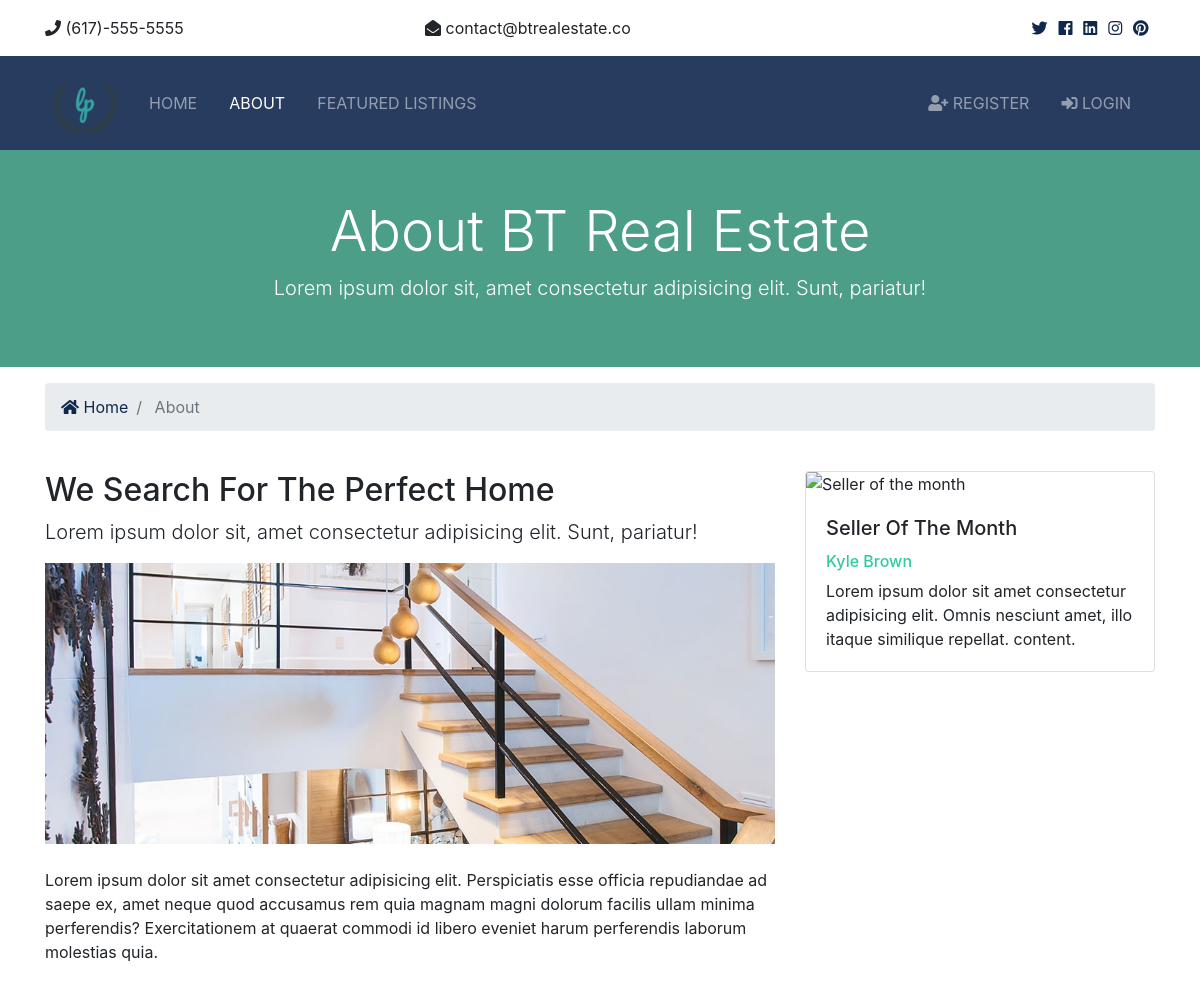
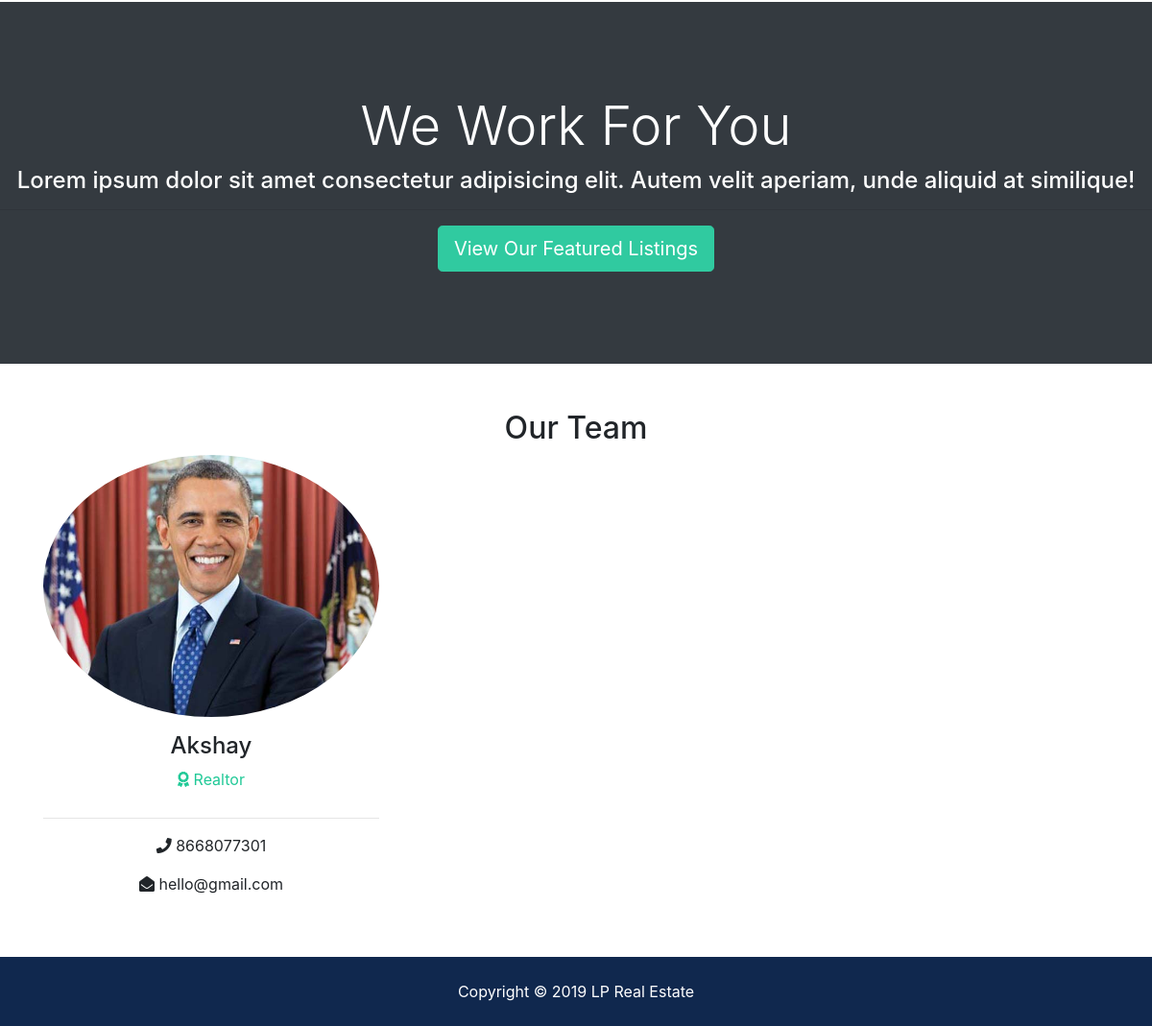
The page /about/ on the database its author committed (2 pictures, top to bottom).
### realtors/models.py (models this page shows, shortened)
class Realtor(models.Model):
  name = models.CharField(max_length=200)
  photo = models.ImageField(upload_to='photos/%Y/%m/%d/')
  description = models.TextField(blank=True)
  phone = models.CharField(max_length=20)
  email = models.CharField(max_length=50)
  is_mvp = models.BooleanField(default=False)
  hire_date = models.DateTimeField(default=datetime.now, blank=True)

### pages/views.py (the view)
# urls.py: path('about/',views.about, name='about'),
def about(request):
    realtors = Realtor.objects.order_by('-hire_date')
    mvp_realtor = Realtor.objects.all().filter(is_mvp=True)
    context = {
        'realtors':realtors,
        'mvp':mvp_realtor
    }
    return render(request,'pages/about.html',context)

### templates/pages/about.html
{% extends "base.html" %}
{% load static %}
{% block content %}
  <section id="showcase-inner" class="py-5 text-white">
    <div class="container">
      <div class="row text-center">
        <div class="col-md-12">
          <h1 class="display-4">About BT Real Estate</h1>
          <p class="lead">Lorem ipsum dolor sit, amet consectetur adipisicing elit. Sunt, pariatur!</p>
        </div>
      </div>
    </div>
  </section>
  <section id="bc" class="mt-3">
    <div class="container">
      <nav aria-label="breadcrumb">
        <ol class="breadcrumb">
          <li class="breadcrumb-item">
            <a href="index.html">
              <i class="fas fa-home"></i> Home</a>
          </li>
          <li class="breadcrumb-item active"> About</li>
        </ol>
      </nav>
    </div>
  </section>
  <section id="about" class="py-4">
    <div class="container">
      <div class="row">
        <div class="col-md-8">
          <h2>We Search For The Perfect Home</h2>
          <p class="lead">Lorem ipsum dolor sit, amet consectetur adipisicing elit. Sunt, pariatur!</p>
          <img src="{% static 'img/about.jpg' %}"  alt="">
          <p class="mt-4">Lorem ipsum dolor sit amet consectetur adipisicing elit. Perspiciatis esse officia repudiandae ad saepe ex, amet
            neque quod accusamus rem quia magnam magni dolorum facilis ullam minima perferendis? Exercitationem at quaerat
            commodi id libero eveniet harum perferendis laborum molestias quia.</p>
        </div>
        <div class="col-md-4">
          <div class="card">
            <img class="card-img-top" src="assets/img/realtors/kyle.jpg" alt="Seller of the month">
            <div class="card-body">
              <h5 class="card-title">Seller Of The Month</h5>
              <h6 class="text-secondary">Kyle Brown</h6>
              <p class="card-text">Lorem ipsum dolor sit amet consectetur adipisicing elit. Omnis nesciunt amet, illo itaque similique repellat.
                content.
              </p>
            </div>
          </div>
        </div>
      </div>
    </div>
  </section>
  <section id="work" class="bg-dark text-white text-center">
    <h2 class="display-4">We Work For You</h2>
    <h4>Lorem ipsum dolor sit amet consectetur adipisicing elit. Autem velit aperiam, unde aliquid at similique!</h4>
    <hr>
    <a href="listings.html" class="btn btn-secondary text-white btn-lg">View Our Featured Listings</a>
  </section>
  <section id="team" class="py-5">
    <div class="container">
      <h2 class="text-center">Our Team</h2>
      <div class="row text-center">
      {% if realtors %}
      {% for realtor in  realtors %}
        <div class="col-md-4">
          <img src="{{ realtor.photo.url }}" alt="" class="rounded-circle mb-3">
          <h4> {{realtor.name}}</h4>
          <p class="text-success">
            <i class="fas fa-award text-success mb-3"></i> Realtor</p>
          <hr>
          <p>
            <i class="fas fa-phone"></i> {{realtor.phone}}</p>
          <p>
            <i class="fas fa-envelope-open"></i> {{realtor.email}}</p>
        </div>
      {% endfor %}
      {% else %}
        <div class="col-md-12">
          <h4>No realtors available </h4>
        </div>
      {% endif %}
      </div>
    </div>
  </section>
{% endblock content %}

### static/css/all.css (style rules this page uses)
.fa, .fas, .far, .fal, .fab { -moz-osx-font-smoothing: grayscale; -webkit-font-smoothing: antialiased; display: inline-block; font-style: normal; font-variant: normal; text-rendering: auto; line-height: 1; }
.fa-award:before { content: "\f559"; }
.fa-envelope-open:before { content: "\f2b6"; }
.fa-home:before { content: "\f015"; }
.fa-phone:before { content: "\f095"; }
.fa, .fas { font-family: 'Font Awesome 5 Free'; font-weight: 900; }

### static/css/style.css (style rules this page uses)
.btn-secondary { color: #fff !important; }
img { width: 100%; }
#showcase-inner { background: url(../img/building.jpg) no-repeat top center fixed/cover; position: relative; overflow: hidden; min-height: 200px; }
#showcase-inner::before { content: ''; position: absolute; top: 0; left: 0; min-height: 100%; width: 100%; background: rgba(32, 134, 107, 0.8); }
#work { padding: 6rem 0; }

### rows shown on the page
Realtor: photo (picture), name "Akshay", phone "8668077301", email "hello@gmail.com"
